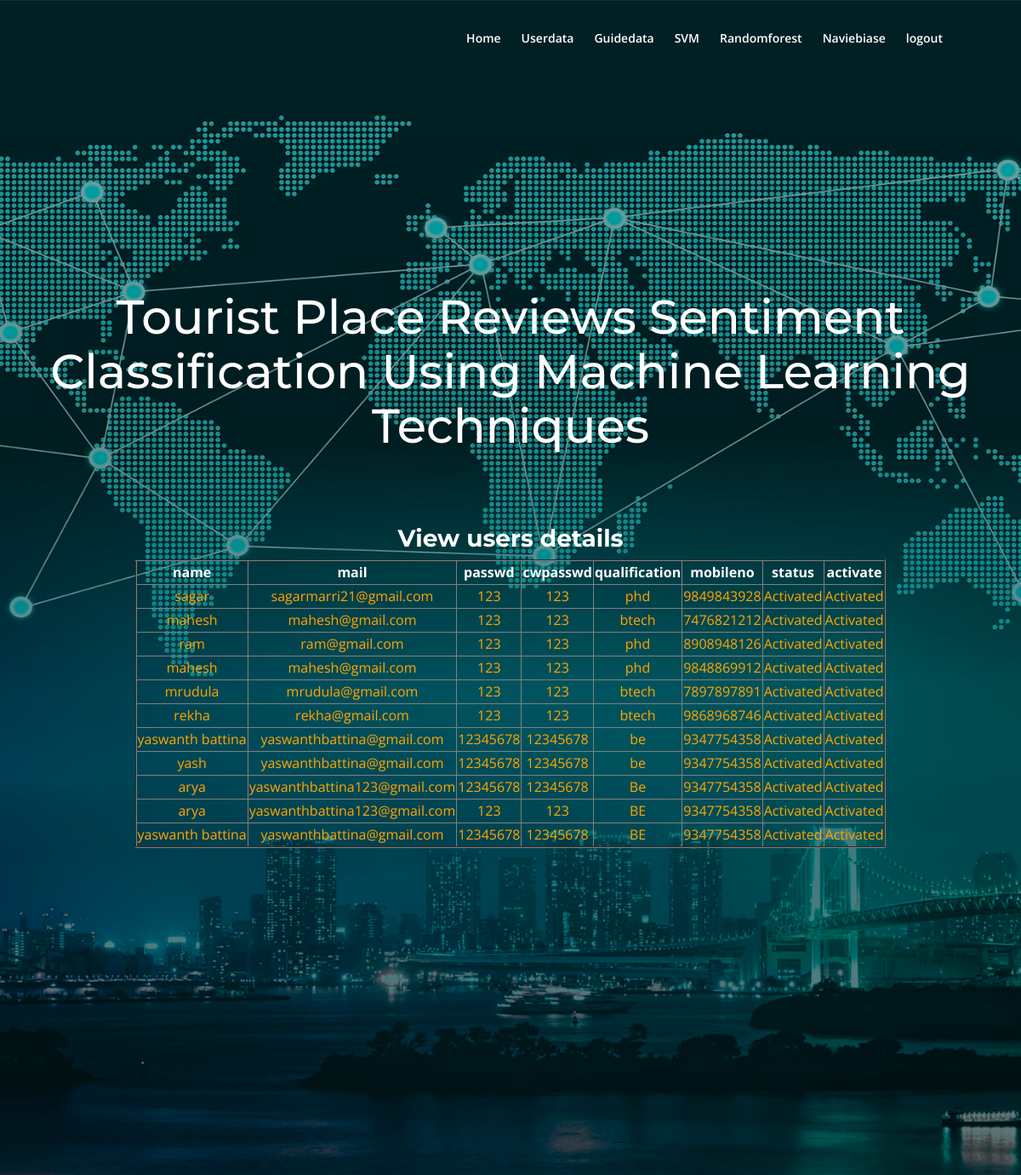
Page /user/viewuserdata on the committed database.
### user/models.py (models this page shows, shortened)
class userdata(models.Model):
    name = models.CharField(max_length=50)
    mail = models.EmailField()
    passwd = models.CharField(max_length=40)
    cwpasswd = models.CharField(max_length=40)
    mobileno = models.CharField(max_length=50, default="", editable=True)
    qualification = models.CharField(max_length=40)
    status = models.CharField(max_length=40, default="", editable=True)
    class Meta:
        db_table = 'userdata'

### user/views.py (the view)
# urls.py: path('viewuserdata', user.viewuserdata),
def viewuserdata(request):
    s = userdata.objects.all()
    return render(request, "admin/viewuserdata.html", {"qs": s})

### templates/admin/viewuserdata.html
{% extends 'adminbase.html'%}
{% load static %}
{% block contents %}
<div>
    <h2 style="color: White">View users details</h2>
                            <table border="2px solid blue" align="center">
                                  <tr><th style="color:white">name</th>
                                    <th style="color:white">mail</th>
                                    <th style="color:white">passwd</th>
                                    <th style="color:white">cwpasswd</th>
                                    <th style="color:white">qualification</th>
                                    <th style="color:white">mobileno</th>
                                    <th style="color:white">status</th>
                                    <th style="color:white">activate</th>
                                  </tr>
                              {% for x in qs %}
                                  <tr>
                                    <td style="color:orange">{{x.name}}</td>
                                    <td style="color:orange">{{x.mail}}</td>
                                    <td style="color:orange">{{x.passwd}}</td>
                                    <td style="color:orange">{{x.cwpasswd}}</td>
                                    <td style="color:orange">{{x.qualification}}</td>
                                    <td style="color:orange">{{x.mobileno}}</td>
                                    <td style="color:orange">{{x.status}}</td>
                                    {% if x.status == 'waiting' %}
                                    <td style="color:orange"> <a href="/activateuser/?pid={{ x.id }}" >Activate</a></td>
                                    {% else %}
                                            <td style="color:orange"> Activated</td>
                                            {% endif %}
                                     </tr>
                                    {% endfor %}
                            </table>
                            </div>
{% endblock %}

### static/css/styles.css (style rules this page uses)
body, html { width: 100%; height: 100%; }
body, p { color: #787976; font: 400 1rem/1.5625rem "Open Sans", sans-serif; }
h2 { color: #484a46; font: 700 1.75rem/2.125rem "Montserrat", sans-serif; }

### rows in the picture
userdata: name "sagar", mail "sagarmarri21@gmail.com", passwd "123", cwpasswd "123", qualification "phd", mobileno "9849843928", status "Activated"
userdata: name "mahesh", mail "mahesh@gmail.com", passwd "123", cwpasswd "123", qualification "btech", mobileno "7476821212", status "Activated"
userdata: name "ram", mail "ram@gmail.com", passwd "123", cwpasswd "123", qualification "phd", mobileno "8908948126", status "Activated"
userdata: name "mahesh", mail "mahesh@gmail.com", passwd "123", cwpasswd "123", qualification "phd", mobileno "9848869912", status "Activated"
userdata: name "mrudula", mail "mrudula@gmail.com", passwd "123", cwpasswd "123", qualification "btech", mobileno "7897897891", status "Activated"
userdata: name "rekha", mail "rekha@gmail.com", passwd "123", cwpasswd "123", qualification "btech", mobileno "9868968746", status "Activated"
userdata: name "yaswanth battina", mail "yaswanthbattina@gmail.com", passwd "12345678", cwpasswd "12345678", qualification "be", mobileno "9347754358", status "Activated"
userdata: name "yash", mail "yaswanthbattina@gmail.com", passwd "12345678", cwpasswd "12345678", qualification "be", mobileno "9347754358", status "Activated"
userdata: name "arya", mail "yaswanthbattina123@gmail.com", passwd "12345678", cwpasswd "12345678", qualification "Be", mobileno "9347754358", status "Activated"
userdata: name "arya", mail "yaswanthbattina123@gmail.com", passwd "123", cwpasswd "123", qualification "BE", mobileno "9347754358", status "Activated"
userdata: name "yaswanth battina", mail "yaswanthbattina@gmail.com", passwd "12345678", cwpasswd "12345678", qualification "BE", mobileno "9347754358", status "Activated"
